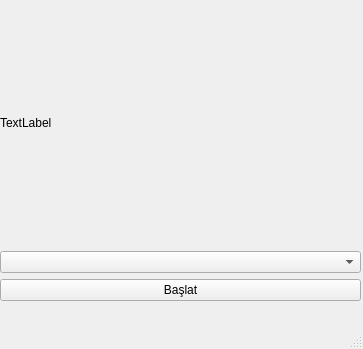
<?xml version="1.0" encoding="UTF-8"?>
<ui version="4.0">
 <class>MainWindow</class>
 <widget class="QMainWindow" name="MainWindow">
  <property name="geometry">
   <rect>
    <x>0</x>
    <y>0</y>
    <width>363</width>
    <height>349</height>
   </rect>
  </property>
  <property name="windowTitle">
   <string>Python OpenCV Görüntü İşleme</string>
  </property>
  <widget class="QWidget" name="centralwidget">
   <widget class="QWidget" name="verticalLayoutWidget">
    <property name="geometry">
     <rect>
      <x>0</x>
      <y>0</y>
      <width>361</width>
      <height>301</height>
     </rect>
    </property>
    <layout class="QVBoxLayout" name="verticalLayout">
     <property name="sizeConstraint">
      <enum>QLayout::SetDefaultConstraint</enum>
     </property>
     <item>
      <widget class="QLabel" name="label">
       <property name="text">
        <string>TextLabel</string>
       </property>
      </widget>
     </item>
     <item>
      <widget class="QComboBox" name="comboBox"/>
     </item>
     <item>
      <widget class="QPushButton" name="baslat">
       <property name="text">
        <string>Başlat</string>
       </property>
      </widget>
     </item>
    </layout>
   </widget>
  </widget>
  <widget class="QMenuBar" name="menubar">
   <property name="geometry">
    <rect>
     <x>0</x>
     <y>0</y>
     <width>363</width>
     <height>21</height>
    </rect>
   </property>
  </widget>
  <widget class="QStatusBar" name="statusbar"/>
 </widget>
 <resources/>
 <connections/>
</ui>
